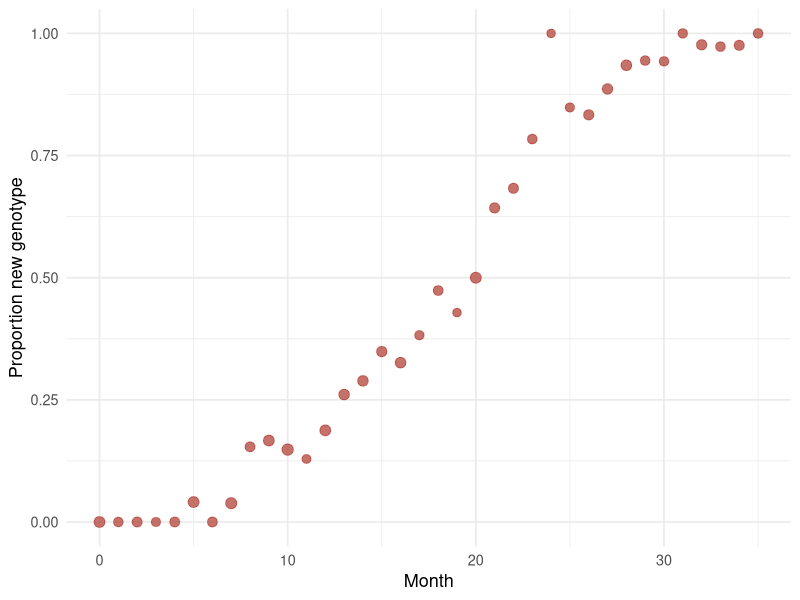
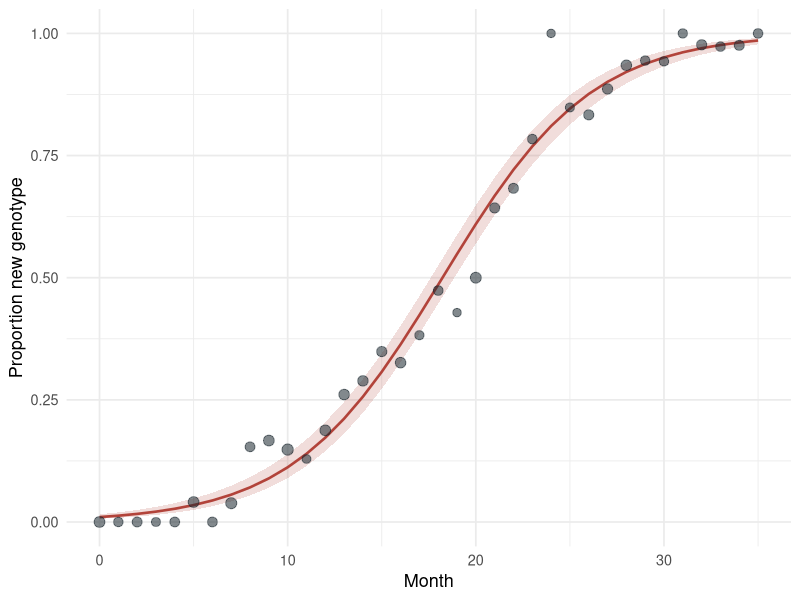

The R source for these figures, in order:
## ---- chunk 1
library(dplyr)
library(ggplot2)

set.seed(42)

months <- 0:35
true_growth <- 0.25

seqs <- tibble(
  month = months,
  n = rpois(length(months), 40),
  new = rbinom(length(months), n, plogis(true_growth * (months - 18))),
  old = n - new
)

head(seqs)
## ---- chunk 2
#| fig-cap: "Share of sequences belonging to the new genotype each month. Point size shows the number of sequences."
#| fig-width: 7
#| fig-height: 3.6
ggplot(seqs, aes(month, new / n)) +
  geom_point(aes(size = n), colour = "#B2433A", alpha = 0.75) +
  scale_size_area(max_size = 3.5, guide = "none") +
  labs(x = "Month", y = "Proportion new genotype") +
  theme_minimal(base_size = 13)
## ---- chunk 3
fit <- glm(cbind(new, old) ~ month, family = binomial, data = seqs)

coef(summary(fit))
## ---- chunk 4
#| fig-cap: "Fitted logistic curve with a 95% confidence interval."
#| fig-width: 7
#| fig-height: 3.6
pred <- predict(fit, se.fit = TRUE)

seqs <- seqs |>
  mutate(
    fit = plogis(pred$fit),
    lo = plogis(pred$fit - 1.96 * pred$se.fit),
    hi = plogis(pred$fit + 1.96 * pred$se.fit)
  )

ggplot(seqs, aes(month)) +
  geom_ribbon(aes(ymin = lo, ymax = hi), fill = "#B2433A", alpha = 0.18) +
  geom_line(aes(y = fit), colour = "#B2433A", linewidth = 0.9) +
  geom_point(aes(y = new / n, size = n), colour = "#1D2930", alpha = 0.55) +
  scale_size_area(max_size = 3.5, guide = "none") +
  labs(x = "Month", y = "Proportion new genotype") +
  theme_minimal(base_size = 13)
## ---- chunk 5
growth <- coef(fit)[["month"]]

c(growth = growth, odds_ratio_per_month = exp(growth))
